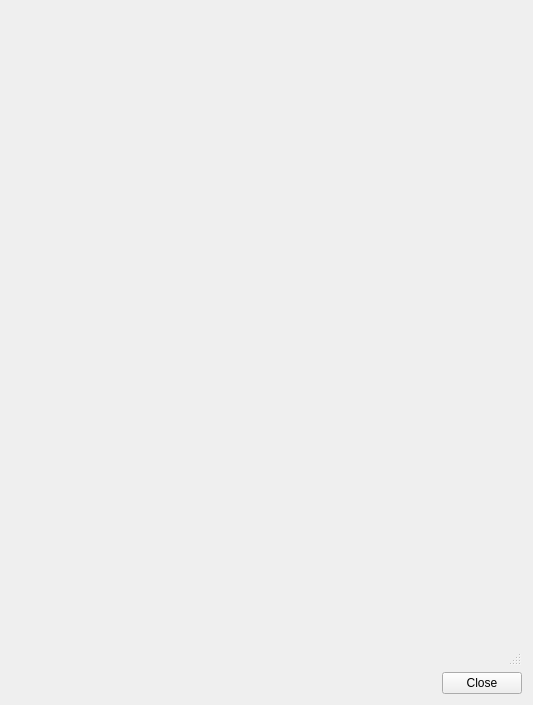
<?xml version="1.0" encoding="UTF-8"?>
<ui version="4.0">
 <class>hydro_info</class>
 <widget class="QDialog" name="hydro_info">
  <property name="geometry">
   <rect>
    <x>0</x>
    <y>0</y>
    <width>533</width>
    <height>705</height>
   </rect>
  </property>
  <property name="windowTitle">
   <string>Hydrometer information</string>
  </property>
  <layout class="QVBoxLayout" name="verticalLayout_3">
   <item>
    <layout class="QGridLayout" name="gridLayout">
     <item row="1" column="0">
      <widget class="QPushButton" name="hydrometer_link">
       <property name="text">
        <string/>
       </property>
       <property name="flat">
        <bool>true</bool>
       </property>
      </widget>
     </item>
    </layout>
   </item>
   <item>
    <spacer name="verticalSpacer">
     <property name="orientation">
      <enum>Qt::Vertical</enum>
     </property>
     <property name="sizeHint" stdset="0">
      <size>
       <width>20</width>
       <height>40</height>
      </size>
     </property>
    </spacer>
   </item>
   <item>
    <widget class="QStatusBar" name="statusbar"/>
   </item>
   <item>
    <layout class="QHBoxLayout" name="horizontalLayout">
     <item>
      <spacer name="horizontalSpacer">
       <property name="orientation">
        <enum>Qt::Horizontal</enum>
       </property>
       <property name="sizeHint" stdset="0">
        <size>
         <width>40</width>
         <height>20</height>
        </size>
       </property>
      </spacer>
     </item>
     <item>
      <widget class="QPushButton" name="btn_close">
       <property name="text">
        <string>Close</string>
       </property>
      </widget>
     </item>
    </layout>
   </item>
  </layout>
 </widget>
 <resources/>
 <connections/>
</ui>
